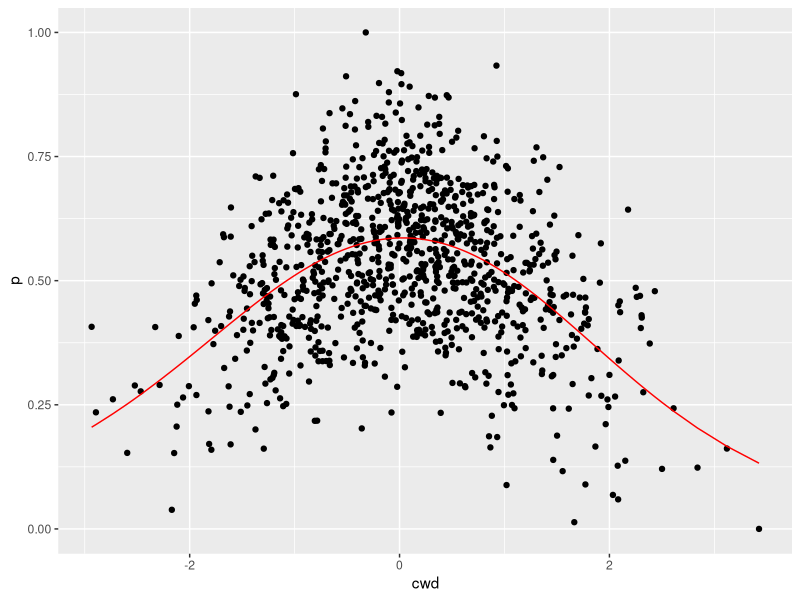

Recreate this plot in R.
library(tidyverse)
library(mgcv)

# simulate hump-shaped data, proportion ~ cwd
n <- 1000
d <- data.frame(cwd = rnorm(n)) %>%
      mutate(p = 1 - scales::rescale(abs(cwd) + rnorm(n)))

# fit GAM smoothing spline
fit <- gam(p ~ s(cwd, k=2), data=d, family=binomial(logit))
d$fit <- predict(fit, d, type="response")

# plot
ggplot(d) + 
      geom_point(aes(cwd, p)) +
      geom_line(aes(cwd, fit), color="red")
